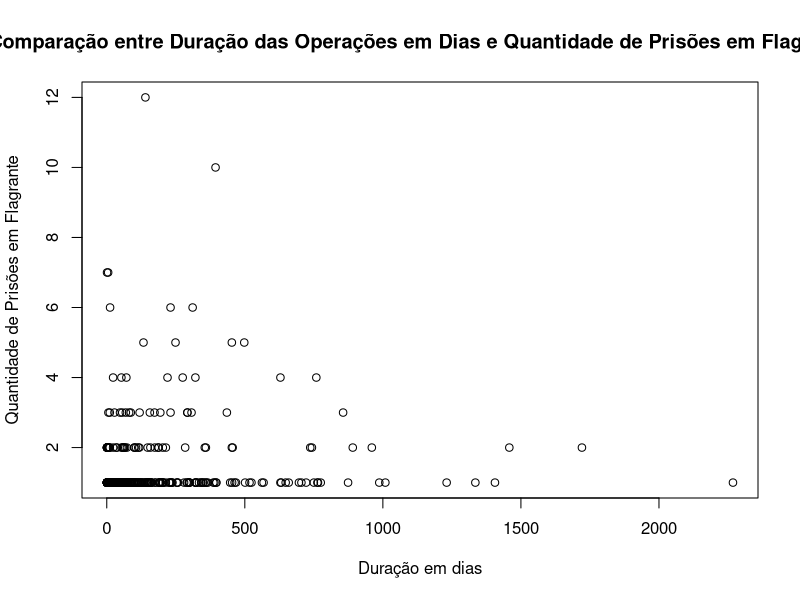

Source code (R):
dados <- read.csv("operacoes.csv")

# Converter a coluna Data.da.Deflagração para o formato de data
dados$Data.da.Deflagracao <- as.Date(dados$Data.da.Deflagracao, format="%d/%m/%Y")

# Converter a coluna Data.do.Inicio para o formato de data
dados$Data.do.Inicio <- as.Date(dados$Data.do.Inicio, format="%d/%m/%Y")

# Calcular a diferença em dias
dados$Duracao <- as.numeric(difftime(dados$Data.da.Deflagracao, dados$Data.do.Inicio, units = "days"))

# Filtrando os dados para manter apenas durações "positivas" (data de início antes da deflagração)
dados_filtrados <- dados[dados$Duracao > 0, ]

# Filtrando os dados para manter apenas quando há alguma prisão em flagrante
dados_filtrados <- dados_filtrados[dados_filtrados$Qtd.Prisao.em.Flagrante > 0, ]

# Plotar gráfico
plot(dados_filtrados$Duracao, dados_filtrados$Qtd.Prisao.em.Flagrante,
     main = "Comparação entre Duração das Operações em Dias e Quantidade de Prisões em Flagrante",
     xlab = "Duração em dias",
     ylab = "Quantidade de Prisões em Flagrante")
